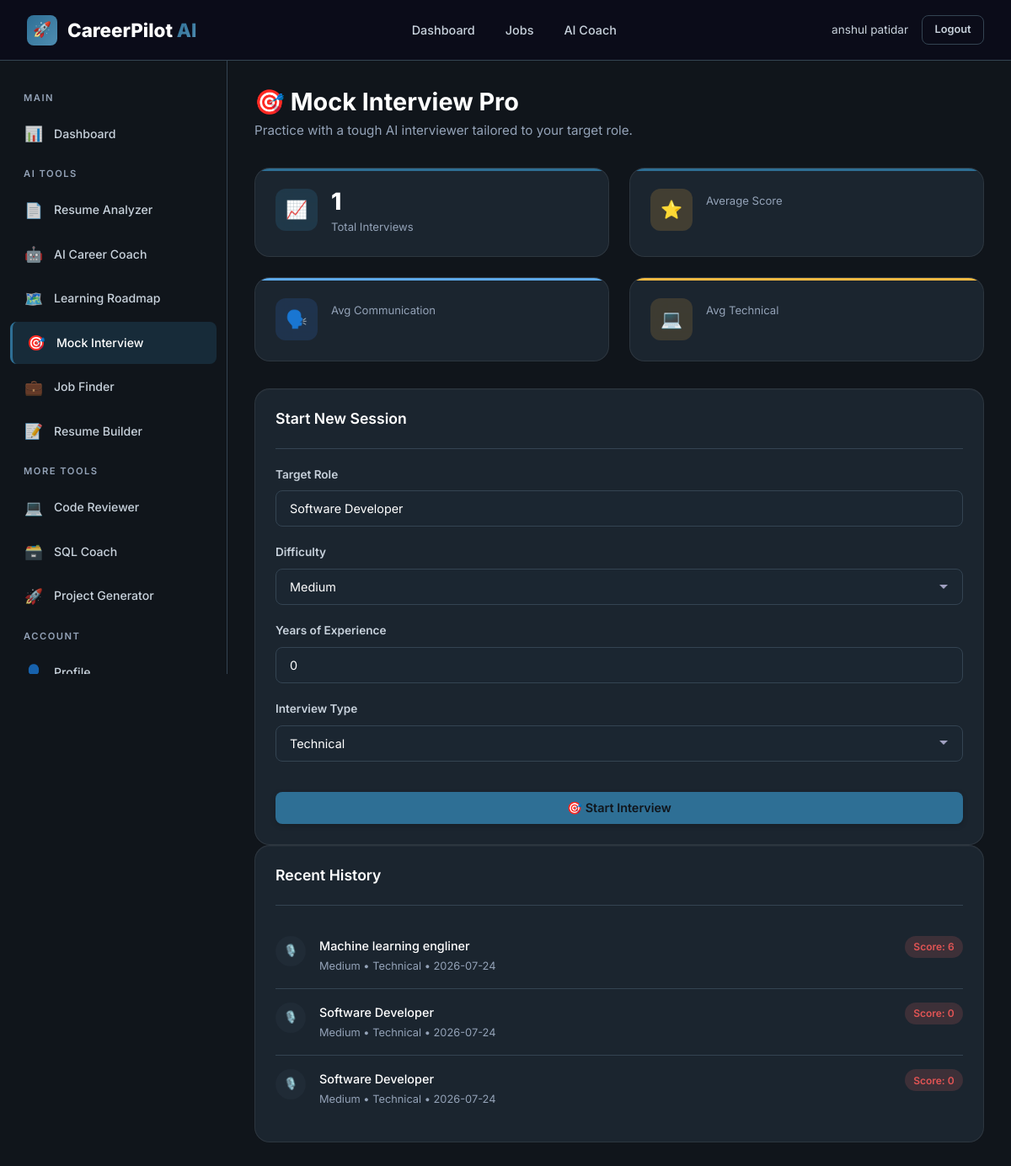
The page /interview/ (signed in) on the database its author committed.
### tables this page shows
CREATE TABLE interview_history (
    id INTEGER PRIMARY KEY AUTOINCREMENT,
    user_id INTEGER NOT NULL,
    session_id TEXT NOT NULL,
    role TEXT NOT NULL,
    difficulty TEXT DEFAULT 'medium' CHECK(difficulty IN ('easy', 'medium', 'hard', 'expert')),
    experience_years INTEGER DEFAULT 0,
    interview_type TEXT DEFAULT 'technical',
    questions TEXT DEFAULT '[]',
    answers TEXT DEFAULT '[]',
    evaluations TEXT DEFAULT '[]',
    communication_score INTEGER DEFAULT 0,
    technical_score INTEGER DEFAULT 0,
    confidence_score INTEGER DEFAULT 0,
    overall_score INTEGER DEFAULT 0,
    feedback TEXT DEFAULT '',
    conducted_at TIMESTAMP DEFAULT CURRENT_TIMESTAMP,
    FOREIGN KEY (user_id) REFERENCES users(id) ON DELETE CASCADE
);

### backend/routes/interview.py (the view)
@interview_bp.route('/')
@login_required
def index():
    user_id = session['user_id']
    history = InterviewService.get_user_history(user_id)
    stats = InterviewService.get_stats(user_id)
    return render_template('interview/index.html',
                         history=history, stats=stats)

### backend/database/db.py (called while the page is built)
def get_db_path() -> str:
    base_dir = os.path.dirname(os.path.dirname(os.path.dirname(os.path.abspath(__file__))))
    return os.path.join(base_dir, DATABASE_PATH)

def get_connection(db_path: Optional[str] = None) -> sqlite3.Connection:
    path = db_path or get_db_path()
    conn = sqlite3.connect(path)
    conn.row_factory = sqlite3.Row
    conn.execute("PRAGMA foreign_keys = ON")
    conn.execute("PRAGMA journal_mode = WAL")
    return conn

@contextmanager
def get_db(db_path: Optional[str] = None):
    conn = get_connection(db_path)
    try:
        yield conn
        conn.commit()
    except Exception:
        conn.rollback()
        raise
    finally:
        conn.close()

def execute_query(query: str, params: tuple = (), db_path: Optional[str] = None) -> list[dict]:
    with get_db(db_path) as db:
        cursor = db.execute(query, params)
        rows = cursor.fetchall()
        return [dict(row) for row in rows]

def execute_one(query: str, params: tuple = (), db_path: Optional[str] = None) -> Optional[dict]:
    with get_db(db_path) as db:
        cursor = db.execute(query, params)
        row = cursor.fetchone()
        return dict(row) if row else None

### backend/models/interview.py (called while the page is built)
    @staticmethod
    def get_by_user(user_id: int, limit: int = 20) -> list[dict]:
        return execute_query(
            """SELECT *, conducted_at AS created_at FROM interview_history WHERE user_id = ?
               ORDER BY conducted_at DESC LIMIT ?""",
            (user_id, limit)
        )

    @staticmethod
    def get_stats(user_id: int) -> dict:
        result = execute_one(
            """SELECT
                COUNT(*) as total_interviews,
                AVG(overall_score) as avg_score,
                MAX(overall_score) as best_score,
                AVG(communication_score) as avg_communication,
                AVG(technical_score) as avg_technical,
                AVG(confidence_score) as avg_confidence
               FROM interview_history WHERE user_id = ? AND overall_score > 0""",
            (user_id,)
        )
        return result if result else {}

### backend/services/interview_service.py (called while the page is built)
    @staticmethod
    def get_user_history(user_id: int) -> list[dict]:
        interviews = InterviewModel.get_by_user(user_id)
        for interview in interviews:
            interview['questions'] = safe_json_loads(interview.get('questions', '[]'), [])
            interview['evaluations'] = safe_json_loads(interview.get('evaluations', '[]'), [])
        return interviews

### templates/interview/index.html (shortened to what this page needs)
{% extends "base.html" %}
{% block content %}
{% include "components/sidebar.html" %}
<main class="main-content">
    <div class="page-header reveal">
        <h1>🎯 Mock Interview Pro</h1>
        <p class="page-subtitle">Practice with a tough AI interviewer tailored to your target role.</p>
    </div>
    <div id="interviewSetup" class="reveal delay-1">
        <div class="dashboard-grid" style="margin-bottom: 2rem;">
            <div class="dash-stat primary">
                <div class="stat-icon">📈</div>
                <div class="stat-info">
                    <div class="stat-value">{{ stats.total_interviews }}</div>
                    <div class="stat-label">Total Interviews</div>
                </div>
            </div>
            <div class="dash-stat accent">
                <div class="stat-icon">⭐</div>
                <div class="stat-info">
                    <div class="stat-label">Average Score</div>
                </div>
            </div>
            <div class="dash-stat info">
                <div class="stat-icon">🗣️</div>
                <div class="stat-info">
                    <div class="stat-label">Avg Communication</div>
                </div>
            </div>
            <div class="dash-stat warning">
                <div class="stat-icon">💻</div>
                <div class="stat-info">
                    <div class="stat-label">Avg Technical</div>
                </div>
            </div>
        </div>
        <div class="grid-2">
            <div class="card">
                <div class="card-header">
                    <h3 class="card-title">Start New Session</h3>
                </div>
                <div class="form-group">
                    <label class="form-label" for="interviewRole">Target Role</label>
                    <input type="text" id="interviewRole" class="form-input" placeholder="e.g., Frontend Developer" value="Software Developer">
                </div>
                <div class="grid-2">
                    <div class="form-group">
                        <label class="form-label" for="interviewDifficulty">Difficulty</label>
                        <select id="interviewDifficulty" class="form-select">
                            <option value="medium" selected>Medium</option>
                        </select>
                    </div>
                    <div class="form-group">
                        <label class="form-label" for="interviewExperience">Years of Experience</label>
                        <input type="number" id="interviewExperience" class="form-input" min="0" max="20" value="0">
                    </div>
                </div>
                <div class="form-group">
                    <label class="form-label" for="interviewType">Interview Type</label>
                    <select id="interviewType" class="form-select">
                        <option value="technical">Technical</option>
                    </select>
                </div>
                <button id="startInterview" class="btn btn-primary" style="width: 100%; margin-top: 1rem;">
                    🎯 Start Interview
                </button>
            </div>
            <div class="card">
                <div class="card-header">
                    <h3 class="card-title">Recent History</h3>
                </div>
                {% if history %}
                    <ul class="activity-list">
                        {% for session in history[:5] %}
                        <li class="activity-item">
                            <div class="activity-icon" style="background: var(--bg-tertiary);">🎙️</div>
                            <div class="activity-content">
                                <div class="flex-between">
                                    <div class="activity-title">{{ session.role }}</div>
                                    <span class="badge badge-{% if session.overall_score >= 80 %}success{% elif session.overall_score >= 60 %}warning{% else %}danger{% endif %}">
                                        Score: {{ session.overall_score }}
                                    </span>
                                </div>
                                <div class="activity-desc">
                                    {{ session.difficulty | title }} • {{ session.interview_type | title }} • {{ session.created_at.split(' ')[0] }}
                                </div>
                            </div>
                        </li>
                        {% endfor %}
                    </ul>
                {% else %}
                    <div class="empty-state">
                        <div class="empty-icon">📝</div>
                        <p>No interviews completed yet.</p>
                    </div>
                {% endif %}
            </div>
        </div>
    </div>
</main>
{% endblock %}

### static/css/main.css (style rules this page uses)
:root { --primary: #2E6F95; --primary-light: #4F8DB1; --primary-dark: #1E5678; --primary-glow: rgba(46, 111, 149, 0.25); --accent: #D9A441; --accent-light: #E8C66D; --accent-dark: #B98524; --accent-glow: rgba(217, 164, 65, 0.20); --bg-primary: #10151B; --bg-secondary: #17212B; --bg-tertiary: #202B36; --bg-card: #232F3B; --bg-card-hover: #2A3847; --bg-input: #1B2631; --bg-glass: rgba(35, 47, 59, 0.70); --text-primary: #FFFFFF; --text-secondary: #C8D2DC; --text-tertiary: #94A3B8; --text-muted: #718096; --border: #344452; --border-light: rgba(255,255,255,0.05); --border-active: var(--primary); --success: #3BA55C; --warning: #F4B942; --danger: #E25555; --info: #5DA9E9; --shadow-sm: 0 2px 6px rgba(0,0,0,.18); --shadow-md: 0 8px 24px rgba(0,0,0,.28); --shadow-lg: 0 18px 50px rgba(0,0,0,.45); --shadow-glow: 0 0 35px rgba(46,111,149,.18); --shadow-card: inset 0 1px 0 rgba(255,255,255,.03); --glass-bg: rgba(35,47,59,.65); --glass-border: rgba(255,255,255,.08); --glass-blur: blur(24px); --font-primary: "Inter", -apple-system, BlinkMacSystemFont, "Segoe UI", sans-serif; --font-mono: "JetBrains Mono", monospace; --sidebar-width: 270px; --navbar-height: 72px; --radius-xs: 4px; --radius-sm: 8px; --radius-md: 12px; --radius-lg: 18px; --radius-xl: 24px; --radius-2xl: 32px; --radius-full: 999px; --transition-fast: .15s ease; --transition-normal: .30s ease; --transition-slow: .50s ease; --gradient-primary: linear-gradient( 135deg, #2E6F95 0%, #4F8DB1 100% ); --gradient-accent: linear-gradient( 135deg, #D9A441 0%, #E8C66D 100% ); --gradient-card: linear-gradient( 180deg, rgba(255,255,255,.03), rgba(255,255,255,.01) ); --gradient-bg: radial-gradient( circle at top right, rgba(46,111,149,.08), transparent 40% ), radial-gradient( circle at bottom left, rgba(217,164,65,.05), transparent 35% ); --btn-primary-bg: var(--gradient-primary); --btn-primary-hover: linear-gradient( 135deg, #3C7CA3, #5C99BD ); --btn-primary-text: #FFFFFF; --btn-secondary-bg: var(--gradient-accent); --btn-secondary-text: #1A1A1A; --hero-overlay: linear-gradient( 135deg, rgba(16,21,27,.92), rgba(23,33,43,.90) ); --chart-1: #2E6F95; --chart-2: #D9A441; --chart-3: #5DA9E9; --chart-4: #6BCB77; --chart-5: #F4B942; --chart-6: #E25555; --scrollbar-bg: #17212B; --scrollbar-thumb: #344452; --scrollbar-hover: #2E6F95; }
*, *::before, *::after { margin: 0; padding: 0; box-sizing: border-box; }
html { scroll-behavior: smooth; -webkit-font-smoothing: antialiased; -moz-osx-font-smoothing: grayscale; }
body { font-family: var(--font-primary); background: var(--bg-primary); color: var(--text-primary); line-height: 1.6; min-height: 100vh; overflow-x: hidden; }
h1, h2, h3, h4, h5, h6 { font-weight: 700; line-height: 1.2; margin-bottom: 0.5em; color: var(--text-primary); }
h1 { font-size: 2.5rem; }
h3 { font-size: 1.5rem; }
p { color: var(--text-secondary); margin-bottom: 1rem; }
.main-content { margin-left: var(--sidebar-width); margin-top: var(--navbar-height); padding: 2rem; min-height: calc(100vh - var(--navbar-height)); }
.page-header { margin-bottom: 2rem; }
.page-header h1 { font-size: 1.8rem; font-weight: 700; margin-bottom: 0.25rem; }
.page-header .page-subtitle { color: var(--text-tertiary); font-size: 0.95rem; }
.grid-2 { grid-template-columns: repeat(2, 1fr); }
.flex-between { display: flex; align-items: center; justify-content: space-between; }

### static/css/animations.css (style rules this page uses)
.reveal { opacity: 0; transform: translateY(30px); transition: all 0.6s ease; }
.reveal.visible { opacity: 1; transform: translateY(0); }
.delay-1 { transition-delay: 0.1s !important; }

### rows shown on the page
interview_history: role "Machine learning engliner", overall_score "6", difficulty "Medium", interview_type "Technical", created_at "2026-07-24"
interview_history: role "Software Developer", overall_score "0", difficulty "Medium", interview_type "Technical", created_at "2026-07-24"
interview_history: role "Software Developer", overall_score "0", difficulty "Medium", interview_type "Technical", created_at "2026-07-24"

### other values the page prints
{{ current_user.full_name }} "anshul patidar"
{{ stats.total_interviews }} "1"
